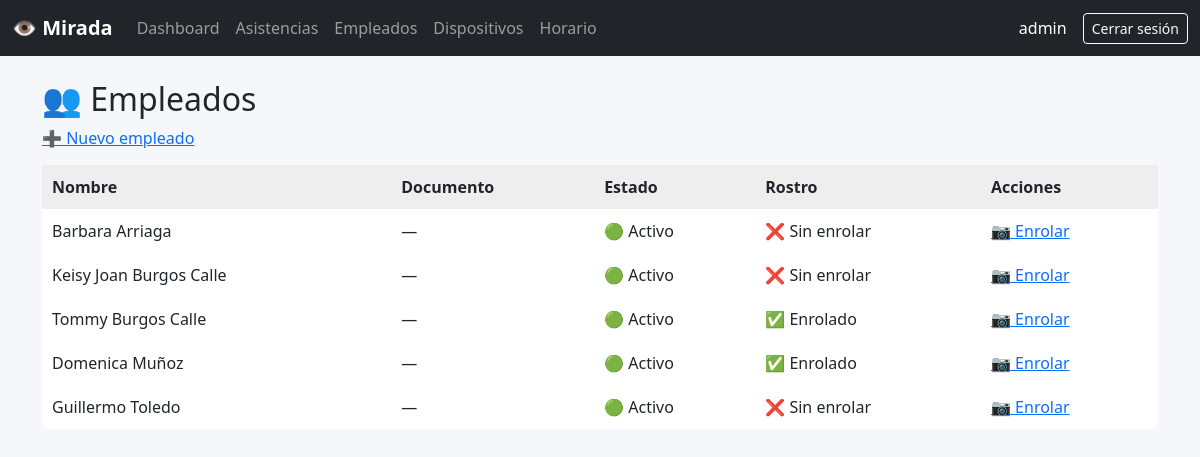
/employees/dashboard/employees/ (signed in), run on the app's committed database.
### accounts/models.py (models this page shows, shortened)
class User(AbstractUser):
    ROLE_CHOICES = (
        ('admin', 'Administrador'),
        ('supervisor', 'Supervisor'),
    )
    company = models.ForeignKey(
        Company,
        on_delete=models.CASCADE,
        related_name='users',
        null=True,
        blank=True
    )
    role = models.CharField(
        max_length=20,
        choices=ROLE_CHOICES,
        default='supervisor'
    )

### employees/models.py (models this page shows, shortened)
class Employee(models.Model):
    company = models.ForeignKey(
        Company,
        on_delete=models.CASCADE,
        related_name='employees'
    )
    first_name = models.CharField(max_length=100)
    last_name = models.CharField(max_length=100)
    identification = models.CharField(max_length=20)
    is_active = models.BooleanField(default=True)
    created_at = models.DateTimeField(auto_now_add=True)
    class Meta:
        unique_together = ('company', 'identification')

### employees/views.py (the view)
# urls.py: path("dashboard/employees/", employee_list_view, name="employee_list"),
@login_required(login_url="/accounts/login/")
def employee_list_view(request):
    company = request.user.company
    employees = Employee.objects.filter(
        company=company
    ).order_by("last_name", "first_name")
    return render(request, "dashboard/employee_list.html", {
        "employees": employees
    })

### employees/templates/dashboard/employee_list.html (shortened to what this page needs)
{% extends "dashboard/base.html" %}
{% block content %}
<h2>👥 Empleados</h2>
<div style="margin-bottom:15px;">
    <a href="/employees/dashboard/employees/new/">➕ Nuevo empleado</a>
</div>
<table width="100%" cellpadding="10" cellspacing="0" style="background:white; border-radius:8px;">
    <thead style="background:#eee;">
        <tr>
            <th>Nombre</th>
            <th>Documento</th>
            <th>Estado</th>
            <th>Rostro</th>
            <th>Acciones</th>
        </tr>
    </thead>
    <tbody>
        {% for emp in employees %}
        <tr>
            <td>{{ emp.first_name }} {{ emp.last_name }}</td>
            <td>{{ emp.document_number|default:"—" }}</td>
            <td>
                {% if emp.is_active %}
                    🟢 Activo
                {% else %}
                    🔴 Inactivo
                {% endif %}
            </td>
            <td>
                {% if emp.faces.exists %}
                    ✅ Enrolado
                {% else %}
                    ❌ Sin enrolar
                {% endif %}
            </td>
            <td>
                <a href="/employees/{{ emp.id }}/enroll-face/">📷 Enrolar</a>
            </td>
        </tr>
        {% empty %}
        <tr>
            <td colspan="5" style="text-align:center;">
                No hay empleados registrados
            </td>
        </tr>
        {% endfor %}
    </tbody>
</table>
{% endblock %}

### employees/templates/dashboard/base.html (shortened to what this page needs)
<!DOCTYPE html>
<html lang="es">
<head>
    <link href="https://cdn.jsdelivr.net/npm/bootstrap@5.3.2/dist/css/bootstrap.min.css" rel="stylesheet">
</head>
<body>
<nav class="navbar navbar-expand-lg navbar-dark bg-dark">
    <div class="container-fluid">
        <a class="navbar-brand" href="/dashboard/">👁️ Mirada</a>
        <div class="collapse navbar-collapse show">
            <ul class="navbar-nav me-auto mb-2 mb-lg-0">
                <li class="nav-item"><a class="nav-link" href="/dashboard/">Dashboard</a></li>
                <li class="nav-item"><a class="nav-link" href="/dashboard/attendance/">Asistencias</a></li>
                <li class="nav-item"><a class="nav-link" href="/employees/dashboard/employees/">Empleados</a></li>
                <li class="nav-item"><a class="nav-link" href="/employees/dashboard/devices/">Dispositivos</a></li>
                <li class="nav-item"><a class="nav-link" href="/dashboard/settings/attendance/">Horario</a></li>
            </ul>
            <span class="navbar-text text-white me-3">
                {{ request.user.username }}
            </span>
            <a href="/accounts/logout/" class="btn btn-outline-light btn-sm">Cerrar sesión</a>
        </div>
    </div>
</nav>
<div class="container my-4">
    {% block content %}{% endblock %}
</div>
</body>
</html>

### employees/templates/dashboard/base.html (style rules this page uses)
body { background-color: #f5f7fb; }
.navbar-brand { font-weight: 600; }

### data on the page
User: user.username "admin"
Employee: first_name "Barbara", last_name "Arriaga", document_number "—", is_active "🟢 Activo", shows "❌ Sin enrolar"
Employee: first_name "Keisy Joan", last_name "Burgos Calle", document_number "—", is_active "🟢 Activo", shows "❌ Sin enrolar"
Employee: first_name "Tommy", last_name "Burgos Calle", document_number "—", is_active "🟢 Activo", shows "✅ Enrolado"
Employee: first_name "Domenica", last_name "Muñoz", document_number "—", is_active "🟢 Activo", shows "✅ Enrolado"
Employee: first_name "Guillermo", last_name "Toledo", document_number "—", is_active "🟢 Activo", shows "❌ Sin enrolar"
